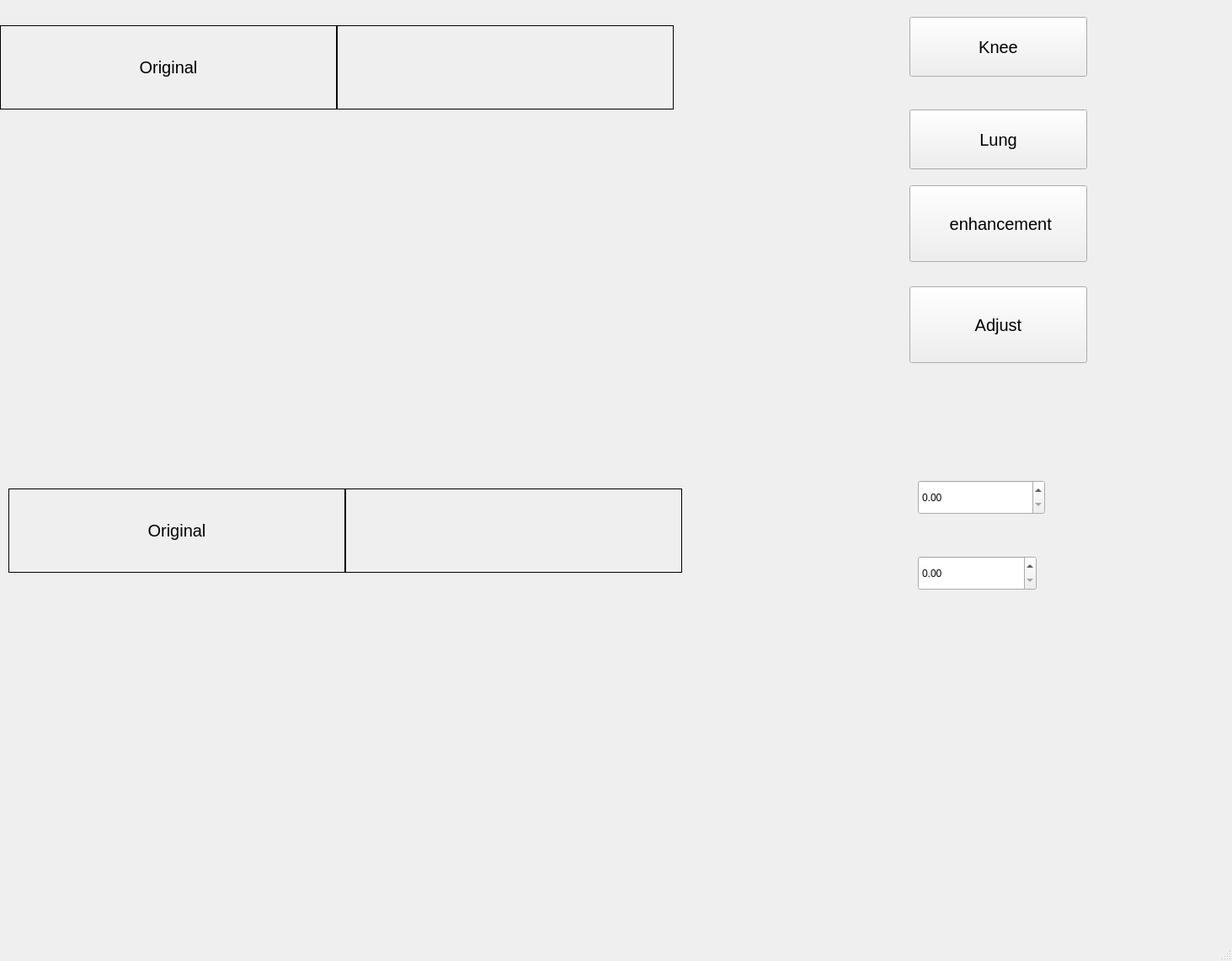
<?xml version="1.0" encoding="UTF-8"?>
<ui version="4.0">
 <class>MainWindow</class>
 <widget class="QMainWindow" name="MainWindow">
  <property name="geometry">
   <rect>
    <x>0</x>
    <y>0</y>
    <width>1463</width>
    <height>1141</height>
   </rect>
  </property>
  <property name="windowTitle">
   <string>MainWindow</string>
  </property>
  <widget class="QWidget" name="centralwidget">
   <widget class="QLabel" name="org">
    <property name="geometry">
     <rect>
      <x>0</x>
      <y>30</y>
      <width>400</width>
      <height>100</height>
     </rect>
    </property>
    <property name="minimumSize">
     <size>
      <width>400</width>
      <height>100</height>
     </size>
    </property>
    <property name="maximumSize">
     <size>
      <width>400</width>
      <height>100</height>
     </size>
    </property>
    <property name="font">
     <font>
      <pointsize>15</pointsize>
     </font>
    </property>
    <property name="frameShape">
     <enum>QFrame::Box</enum>
    </property>
    <property name="text">
     <string>Original</string>
    </property>
    <property name="alignment">
     <set>Qt::AlignCenter</set>
    </property>
   </widget>
   <widget class="QPushButton" name="open">
    <property name="geometry">
     <rect>
      <x>1080</x>
      <y>20</y>
      <width>211</width>
      <height>71</height>
     </rect>
    </property>
    <property name="font">
     <font>
      <pointsize>15</pointsize>
     </font>
    </property>
    <property name="text">
     <string>Knee</string>
    </property>
    <property name="iconSize">
     <size>
      <width>32</width>
      <height>32</height>
     </size>
    </property>
   </widget>
   <widget class="QLabel" name="p1">
    <property name="geometry">
     <rect>
      <x>20</x>
      <y>180</y>
      <width>400</width>
      <height>400</height>
     </rect>
    </property>
    <property name="minimumSize">
     <size>
      <width>400</width>
      <height>400</height>
     </size>
    </property>
    <property name="maximumSize">
     <size>
      <width>400</width>
      <height>400</height>
     </size>
    </property>
    <property name="text">
     <string/>
    </property>
   </widget>
   <widget class="QLabel" name="Output">
    <property name="geometry">
     <rect>
      <x>400</x>
      <y>30</y>
      <width>400</width>
      <height>100</height>
     </rect>
    </property>
    <property name="minimumSize">
     <size>
      <width>400</width>
      <height>100</height>
     </size>
    </property>
    <property name="maximumSize">
     <size>
      <width>400</width>
      <height>100</height>
     </size>
    </property>
    <property name="font">
     <font>
      <pointsize>15</pointsize>
     </font>
    </property>
    <property name="frameShape">
     <enum>QFrame::Box</enum>
    </property>
    <property name="text">
     <string/>
    </property>
    <property name="alignment">
     <set>Qt::AlignCenter</set>
    </property>
   </widget>
   <widget class="QPushButton" name="Sharp">
    <property name="geometry">
     <rect>
      <x>1080</x>
      <y>220</y>
      <width>211</width>
      <height>91</height>
     </rect>
    </property>
    <property name="font">
     <font>
      <pointsize>15</pointsize>
     </font>
    </property>
    <property name="text">
     <string> enhancement</string>
    </property>
   </widget>
   <widget class="QLabel" name="p2">
    <property name="geometry">
     <rect>
      <x>410</x>
      <y>180</y>
      <width>400</width>
      <height>400</height>
     </rect>
    </property>
    <property name="minimumSize">
     <size>
      <width>400</width>
      <height>400</height>
     </size>
    </property>
    <property name="maximumSize">
     <size>
      <width>400</width>
      <height>400</height>
     </size>
    </property>
    <property name="text">
     <string/>
    </property>
   </widget>
   <widget class="QLabel" name="p2_2">
    <property name="geometry">
     <rect>
      <x>420</x>
      <y>730</y>
      <width>400</width>
      <height>400</height>
     </rect>
    </property>
    <property name="minimumSize">
     <size>
      <width>400</width>
      <height>400</height>
     </size>
    </property>
    <property name="maximumSize">
     <size>
      <width>400</width>
      <height>400</height>
     </size>
    </property>
    <property name="text">
     <string/>
    </property>
   </widget>
   <widget class="QLabel" name="org_2">
    <property name="geometry">
     <rect>
      <x>10</x>
      <y>580</y>
      <width>400</width>
      <height>100</height>
     </rect>
    </property>
    <property name="minimumSize">
     <size>
      <width>400</width>
      <height>100</height>
     </size>
    </property>
    <property name="maximumSize">
     <size>
      <width>400</width>
      <height>100</height>
     </size>
    </property>
    <property name="font">
     <font>
      <pointsize>15</pointsize>
     </font>
    </property>
    <property name="frameShape">
     <enum>QFrame::Box</enum>
    </property>
    <property name="text">
     <string>Original</string>
    </property>
    <property name="alignment">
     <set>Qt::AlignCenter</set>
    </property>
   </widget>
   <widget class="QLabel" name="Output_2">
    <property name="geometry">
     <rect>
      <x>410</x>
      <y>580</y>
      <width>400</width>
      <height>100</height>
     </rect>
    </property>
    <property name="minimumSize">
     <size>
      <width>400</width>
      <height>100</height>
     </size>
    </property>
    <property name="maximumSize">
     <size>
      <width>400</width>
      <height>100</height>
     </size>
    </property>
    <property name="font">
     <font>
      <pointsize>15</pointsize>
     </font>
    </property>
    <property name="frameShape">
     <enum>QFrame::Box</enum>
    </property>
    <property name="text">
     <string/>
    </property>
    <property name="alignment">
     <set>Qt::AlignCenter</set>
    </property>
   </widget>
   <widget class="QLabel" name="p1_2">
    <property name="geometry">
     <rect>
      <x>30</x>
      <y>730</y>
      <width>400</width>
      <height>400</height>
     </rect>
    </property>
    <property name="minimumSize">
     <size>
      <width>400</width>
      <height>400</height>
     </size>
    </property>
    <property name="maximumSize">
     <size>
      <width>400</width>
      <height>400</height>
     </size>
    </property>
    <property name="text">
     <string/>
    </property>
   </widget>
   <widget class="QPushButton" name="open_2">
    <property name="geometry">
     <rect>
      <x>1080</x>
      <y>130</y>
      <width>211</width>
      <height>71</height>
     </rect>
    </property>
    <property name="font">
     <font>
      <pointsize>15</pointsize>
     </font>
    </property>
    <property name="text">
     <string>Lung</string>
    </property>
    <property name="iconSize">
     <size>
      <width>32</width>
      <height>32</height>
     </size>
    </property>
   </widget>
   <widget class="QPushButton" name="adjust">
    <property name="geometry">
     <rect>
      <x>1080</x>
      <y>340</y>
      <width>211</width>
      <height>91</height>
     </rect>
    </property>
    <property name="font">
     <font>
      <pointsize>15</pointsize>
     </font>
    </property>
    <property name="text">
     <string>Adjust</string>
    </property>
   </widget>
   <widget class="QDoubleSpinBox" name="Knee">
    <property name="geometry">
     <rect>
      <x>1090</x>
      <y>570</y>
      <width>151</width>
      <height>41</height>
     </rect>
    </property>
   </widget>
   <widget class="QDoubleSpinBox" name="Lung">
    <property name="geometry">
     <rect>
      <x>1090</x>
      <y>660</y>
      <width>141</width>
      <height>41</height>
     </rect>
    </property>
   </widget>
  </widget>
  <widget class="QStatusBar" name="statusbar"/>
 </widget>
 <resources/>
 <connections/>
</ui>
